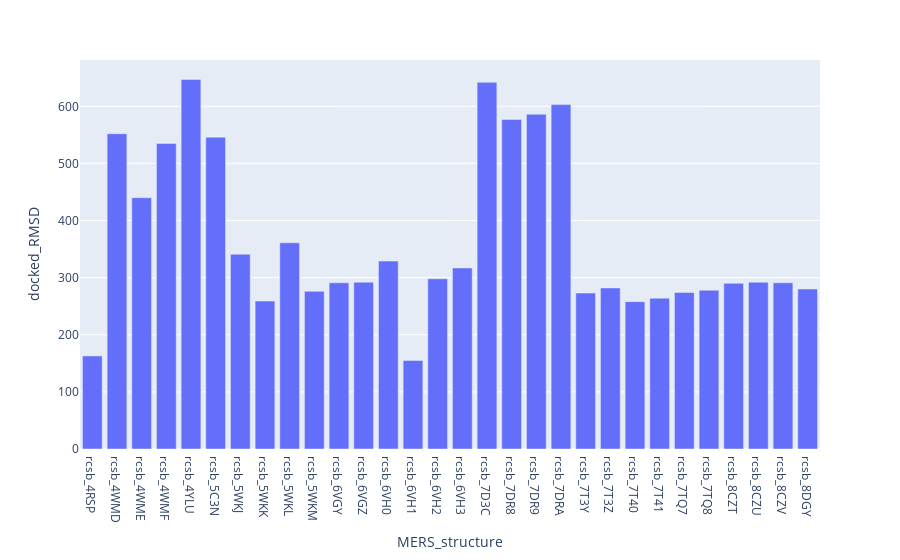

Notebook cell for this chart:
### Code cell
px.bar(rmsd_only[['docked_RMSD', 'MERS_structure',]].groupby('MERS_structure').count(),
       y='docked_RMSD',
      )

### Figure 1 — Plotly figure (JSON) as saved in the notebook; plotly's stock layout.template omitted (floating-point values rounded to 4 significant figures)
{"data": [{"alignmentgroup": "True", "hovertemplate": "MERS_structure=%{x}<br>docked_RMSD=%{y}<extra></extra>", "legendgroup": "", "marker": {"color": "#636efa", "pattern": {"shape": ""}}, "name": "", "offsetgroup": "", "orientation": "v", "showlegend": false, "textposition": "auto", "type": "bar", "x": ["rcsb_4RSP", "rcsb_4WMD", "rcsb_4WME", "rcsb_4WMF", "rcsb_4YLU", "rcsb_5C3N", "rcsb_5WKJ", "rcsb_5WKK", "rcsb_5WKL", "rcsb_5WKM", "rcsb_6VGY", "rcsb_6VGZ", "rcsb_6VH0", "rcsb_6VH1", "rcsb_6VH2", "rcsb_6VH3", "rcsb_7D3C", "rcsb_7DR8", "rcsb_7DR9", "rcsb_7DRA", "rcsb_7T3Y", "rcsb_7T3Z", "rcsb_7T40", "rcsb_7T41", "rcsb_7TQ7", "rcsb_7TQ8", "rcsb_8CZT", "rcsb_8CZU", "rcsb_8CZV", "rcsb_8DGY"], "xaxis": "x", "y": [163, 552, 440, 535, 647, 546, 341, 259, 361, 276, 291, 292, 329, 155, 298, 317, 642, 577, 586, 603, 273, 282, 258, 264, 274, 278, 290, 292, 291, 280], "yaxis": "y"}], "layout": {"barmode": "relative", "legend": {"tracegroupgap": 0}, "margin": {"t": 60}, "xaxis": {"anchor": "y", "domain": [0, 1], "title": {"text": "MERS_structure"}}, "yaxis": {"anchor": "x", "domain": [0, 1], "title": {"text": "docked_RMSD"}}}}
